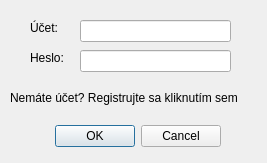
<?xml version="1.0" encoding="UTF-8"?>
<ui version="4.0">
 <class>loginScreen</class>
 <widget class="QDialog" name="loginScreen">
  <property name="geometry">
   <rect>
    <x>0</x>
    <y>0</y>
    <width>267</width>
    <height>163</height>
   </rect>
  </property>
  <property name="windowTitle">
   <string>Dialog</string>
  </property>
  <widget class="QDialogButtonBox" name="buttonBox">
   <property name="geometry">
    <rect>
     <x>20</x>
     <y>120</y>
     <width>201</width>
     <height>32</height>
    </rect>
   </property>
   <property name="orientation">
    <enum>Qt::Horizontal</enum>
   </property>
   <property name="standardButtons">
    <set>QDialogButtonBox::Cancel|QDialogButtonBox::Ok</set>
   </property>
  </widget>
  <widget class="QLabel" name="label">
   <property name="geometry">
    <rect>
     <x>30</x>
     <y>20</y>
     <width>55</width>
     <height>16</height>
    </rect>
   </property>
   <property name="text">
    <string>Účet:</string>
   </property>
  </widget>
  <widget class="QLabel" name="label_2">
   <property name="geometry">
    <rect>
     <x>30</x>
     <y>50</y>
     <width>55</width>
     <height>16</height>
    </rect>
   </property>
   <property name="text">
    <string>Heslo:</string>
   </property>
  </widget>
  <widget class="QLineEdit" name="lineEdit">
   <property name="geometry">
    <rect>
     <x>80</x>
     <y>20</y>
     <width>151</width>
     <height>22</height>
    </rect>
   </property>
  </widget>
  <widget class="QLineEdit" name="lineEdit_2">
   <property name="geometry">
    <rect>
     <x>80</x>
     <y>50</y>
     <width>151</width>
     <height>22</height>
    </rect>
   </property>
  </widget>
  <widget class="QLabel" name="label_3">
   <property name="geometry">
    <rect>
     <x>10</x>
     <y>90</y>
     <width>251</width>
     <height>16</height>
    </rect>
   </property>
   <property name="text">
    <string>Nemáte účet? Registrujte sa kliknutím sem</string>
   </property>
  </widget>
 </widget>
 <resources/>
 <connections>
  <connection>
   <sender>buttonBox</sender>
   <signal>accepted()</signal>
   <receiver>loginScreen</receiver>
   <slot>accept()</slot>
   <hints>
    <hint type="sourcelabel">
     <x>248</x>
     <y>254</y>
    </hint>
    <hint type="destinationlabel">
     <x>157</x>
     <y>274</y>
    </hint>
   </hints>
  </connection>
  <connection>
   <sender>buttonBox</sender>
   <signal>rejected()</signal>
   <receiver>loginScreen</receiver>
   <slot>reject()</slot>
   <hints>
    <hint type="sourcelabel">
     <x>316</x>
     <y>260</y>
    </hint>
    <hint type="destinationlabel">
     <x>286</x>
     <y>274</y>
    </hint>
   </hints>
  </connection>
 </connections>
</ui>
